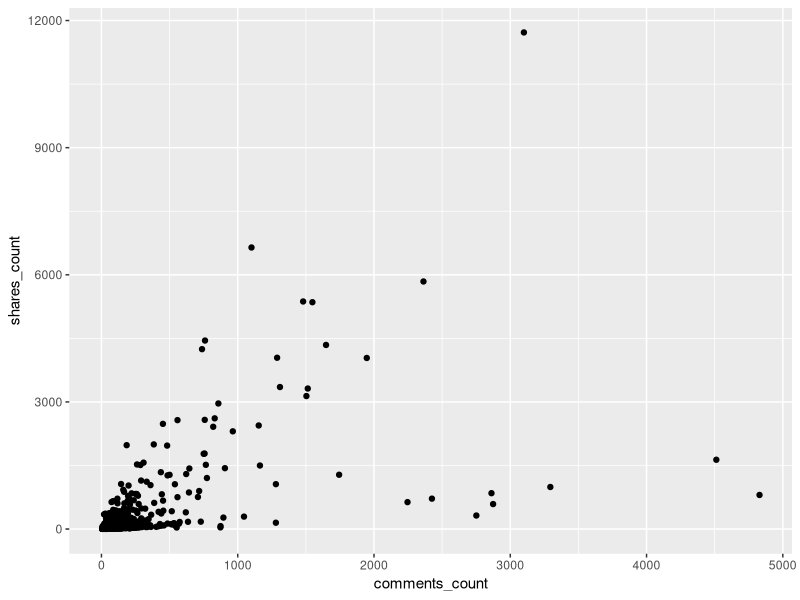
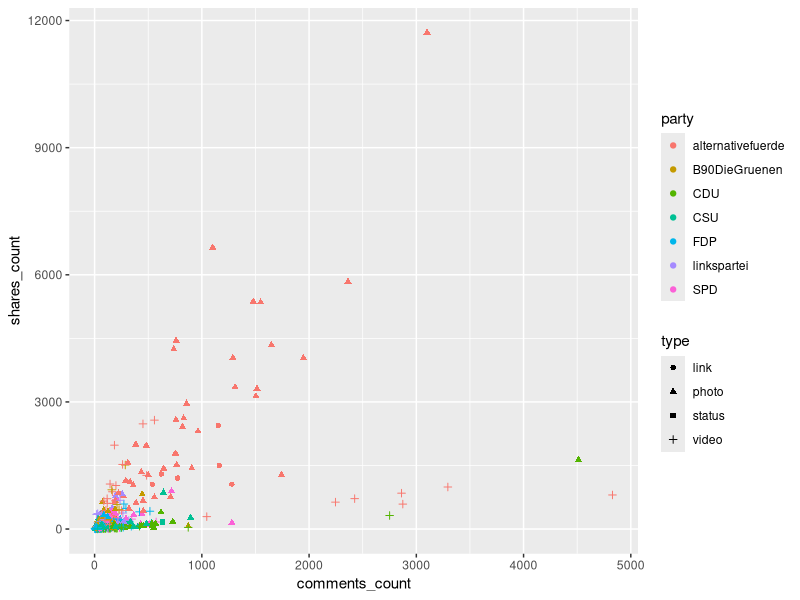
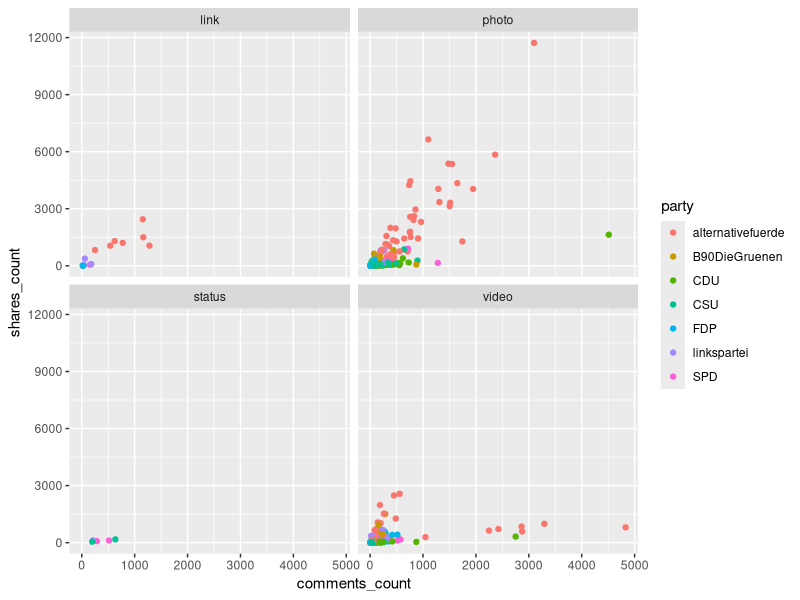
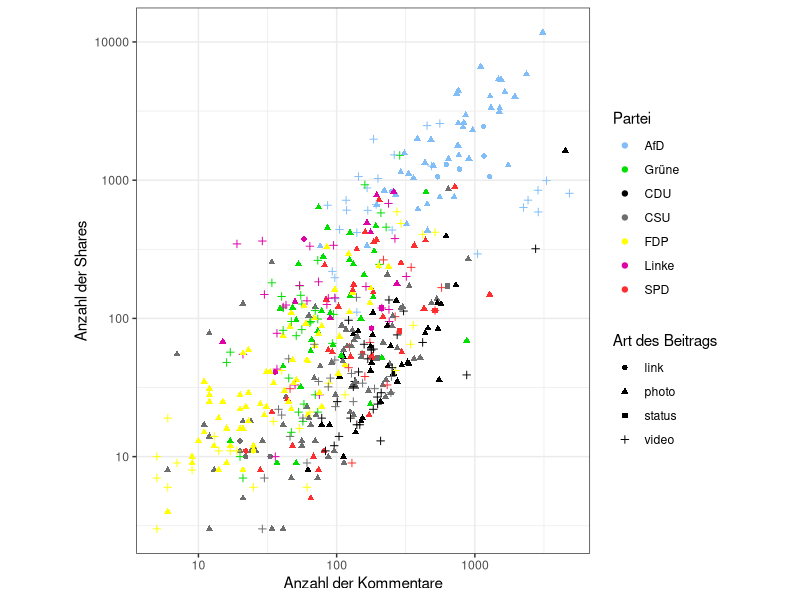

Reproduce these figures in R, in order.
## ---- chunk 1
library(tidyverse)
## ---- chunk 2
myself <- list(
  name = "Julian", # Texte als character
  year = 1988L, # Jahr als numeric - oder noch präziser als Integer
  from_bavaria = FALSE # Binäre Entscheidung als logical
)
## ---- chunk 3
values <- c(1.2, 1.3, 0.8, 0.7, 0.7, 1.5, 1.1, 1.0, 1.1, 1.2, 1.1)
average <- mean(values)
above_average <- values > average
sum(above_average) / length(values)
## ---- chunk 4
str(mtcars)
## ---- chunk 5
mean(mtcars$cyl)
## ---- chunk 6
cars_short <- mtcars[, c("mpg", "hp")]
cars_short <- mtcars[c("mpg", "hp")] # Steht nur eine Angabe in den eckigen Klammern, interpretiert R dies als Spaltenangabe
cars_short <- data.frame(mtcars$mpg, mtcars$hp)
## ---- chunk 7
seq(from = 0, to = 100, by = 5)
## ---- chunk 8
seq(0, 100, 5)
## ---- chunk 9
fahrenheit_to_celsius <- function(fahrenheit) {
  celsius <- (fahrenheit - 32) * 5/9
  return(celsius)
}

# Unsere neue Funktion kann sogar mehrere Temperaturwerte auf einmal umrechnen
fahrenheit_to_celsius(c(0, 50, 80, 100))
## ---- chunk 10
descriptives <- function(x, na.rm = FALSE, digits = 2) { # Zusätzliches Argument digits mit Default-Wert 2
  
  # Vektor mit Variablenbeschreibung erstellen
  descriptives_vector <- c(
    n = length(x),
    Missing = sum(is.na(x)), # Hier zählen wir die fehlenden Werte
    M = mean(x, na.rm = na.rm),
    SD = sd(x, na.rm = na.rm),
    Minimum = min(x, na.rm = na.rm), 
    Maximum = max(x, na.rm = na.rm),
    Median = median(x, na.rm = na.rm)
  )
  
  # Vektor runden
  descriptives_vector <- round(descriptives_vector, digits = digits)
  
  return(descriptives_vector)
}
## ---- chunk 11
descriptives(iris$Sepal.Length)
descriptives(mtcars$cyl, digits = 1)
## ---- chunk 12
numeric_summary <- function(data) {
  
  # Alle Variablennamen in Vektor speichern
  variables <- names(data)
  
  # Leere Liste für Ausgabe vorbereiten
  summary_list <- list()
  
  # Über alle Variablen iterieren
  for (variable in variables) { # Wir loopen über variables
    variable_vector <- data[[variable]] # Und arbeiten nun immer mit dem Iterator-Objekt variable
    
    if (is.numeric(variable_vector)) { # Prüfen ob die Variable numerisch ist
      
      # Mittelwert und Standardabweichung dieser Variablen der summary_list hinzufügen
      summary_list[[variable]] <- c(
        M = mean(variable_vector),   
        SD = sd(variable_vector)
      )
    }
    
  }
  
  # Summary List ausgeben
  return(summary_list)
}
## ---- chunk 13
numeric_summary(iris)
numeric_summary(mtcars)
## ---- chunk 14
facebook_europawahl <- read_csv("data/facebook_europawahl.csv")
## ---- chunk 15
count(facebook_europawahl, party)
## ---- chunk 16
bt_parteien <- c("alternativefuerde", "B90DieGruenen", "CDU", "CSU", "FDP", "linkspartei", "SPD")
## ---- chunk 17
df_bt_parteien <- filter(facebook_europawahl, party %in% bt_parteien)
## ---- chunk 18
df_reduziert <- select(df_bt_parteien, party, timestamp, type,
                       comments_count, shares_count, reactions_count)
## ---- chunk 19
df_mit_tc <- mutate(df_reduziert,
                    total_count = sum(c(comments_count, shares_count, reactions_count), na.rm = TRUE))

df_mit_tc
## ---- chunk 20
df_mit_total2 <- mutate(df_reduziert, total_count = comments_count + shares_count + reactions_count)

df_mit_total2
## ---- chunk 21
# Fehlende Werte zählen:
sum(is.na(df_mit_tc$total_count))
sum(is.na(df_mit_total2$total_count))

## ---- chunk 22
df_woche_vor_wahl <- filter(facebook_europawahl, timestamp >= "2019-05-20")
## ---- chunk 23
df_group_by_party <- group_by(df_woche_vor_wahl, party)
## ---- chunk 24
summarize(df_group_by_party,
          M_comments = mean(comments_count, na.rm = TRUE),
          SD_comments = sd(comments_count, na.rm = TRUE),
          M_shares = mean(shares_count, na.rm = TRUE),
          SD_shares = sd(shares_count, na.rm = TRUE),
          M_reactions = mean(reactions_count, na.rm = TRUE),
          SD_reactions = sd(reactions_count, na.rm = TRUE))
## ---- chunk 25
facebook_europawahl <- read_csv("data/facebook_europawahl.csv")

bt_parteien <- c("alternativefuerde", "B90DieGruenen", "CDU", "CSU", "FDP", "linkspartei", "SPD")

df_reduziert <- facebook_europawahl %>% 
  filter(party %in% bt_parteien) %>% 
  select(party, timestamp, type, comments_count, shares_count, reactions_count) %>% 
  mutate(total_count = sum(c(comments_count, shares_count, reactions_count), na.rm = TRUE))
  
df_reduziert
## ---- chunk 26
facebook_europawahl %>% 
  filter(timestamp >= "2019-05-20") %>% 
  group_by(party) %>% 
  summarize(M_comments = mean(comments_count, na.rm = TRUE),
            SD_comments = sd(comments_count, na.rm = TRUE),
            M_shares = mean(shares_count, na.rm = TRUE),
            SD_shares = sd(shares_count, na.rm = TRUE),
            M_reactions = mean(reactions_count, na.rm = TRUE),
            SD_reactions = sd(reactions_count, na.rm = TRUE))
## ---- chunk 27
facebook_europawahl <- read_csv("data/facebook_europawahl.csv")

facebook_europawahl %>% 
  select(id, party, timestamp, comments_count, shares_count, reactions_count) %>% 
  pivot_longer(c(comments_count, shares_count, reactions_count), names_to = "metric")
## ---- chunk 28
facebook_codings <- read_csv("data/facebook_codings.csv")

facebook_codings
## ---- chunk 29
joined_df <- facebook_europawahl %>% 
  left_join(facebook_codings, by = "id")

joined_df
## ---- chunk 30
joined_df %>% 
  distinct(id)
## ---- chunk 31
library(tidyverse)

bt_parteien <- c("alternativefuerde", "B90DieGruenen", "CDU", "CSU", "FDP", "linkspartei", "SPD")

facebook_europawahl <- read_csv("data/facebook_europawahl.csv") %>% 
  filter(party %in% bt_parteien)
## ---- chunk 32
facebook_europawahl %>% 
  ggplot(aes(x = comments_count, y = shares_count)) +
  geom_point()
## ---- chunk 33
facebook_europawahl %>% 
  ggplot(aes(x = comments_count, y = shares_count, color = party, shape = type)) +
  geom_point()
## ---- chunk 34
facebook_europawahl %>% 
  ggplot(aes(x = comments_count, y = shares_count, color = party)) +
  geom_point() +
  facet_wrap(~type)
## ---- chunk 35
facebook_europawahl %>% 
  ggplot(aes(x = comments_count, y = shares_count, color = party, shape = type)) +
  geom_point() +
  scale_y_log10(name = "Anzahl der Shares", ) +
  scale_x_log10(name = "Anzahl der Kommentare",) +
  scale_color_manual(name = "Partei",
                     values = c("CDU" = "#000000",
                                "CSU" = "#6E6E6E",
                                "SPD" = "#FE2E2E",
                                "alternativefuerde" = "#81BEF7",
                                "FDP" = "#FFFF00",
                                "linkspartei" = "#DF01A5",
                                "B90DieGruenen" = "#01DF01"),
                     labels = c("alternativefuerde" = "AfD", 
                                "linkspartei" = "Linke", 
                                "B90DieGruenen" = "Grüne")) +
  scale_shape_discrete(name = "Art des Beitrags") +
  theme_bw() +
  coord_fixed()
## ---- chunk 36
experiment <- tibble(experimentalgruppe = c("Gruppe A", "Gruppe B", "Gruppe A", "Gruppe C"))
## ---- chunk 37
experiment %>% 
  mutate(gruppe_kurz = str_sub(experimentalgruppe, -1, -1))
## ---- chunk 38
experiment %>% 
  mutate(gruppe_kurz = str_replace(experimentalgruppe, "Gruppe ", ""))
## ---- chunk 39
imdb_urls <- c(
  "https://www.imdb.com/title/tt6751668/?ref_=hm_fanfav_tt_4_pd_fp1",
  "https://www.imdb.com/title/tt0260991/",
  "www.imdb.com/title/tt7282468/reviews",
  "https://m.imdb.com/title/tt4768776/"
)
## ---- chunk 40
imdb_urls %>% 
  str_extract("tt\\d{7}")
## ---- chunk 41
adressen = c(
    "Platz der Republik 1, D-11011 Berlin",
    "Dr.-Karl-Renner-Ring 3, A-1017 Wien",
    "Bundesplatz 3, CH-3005 Bern"
  )
## ---- chunk 42
adr_string <- "(\\D+)\\s(\\d+),\\s([A-Z]{1,2})-(\\d{4,5})\\s(\\D+)"

adressen %>% 
  str_match(adr_string)
